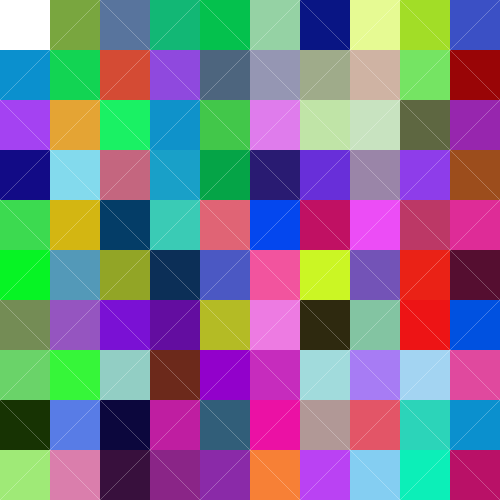
Frame 1 (no input)
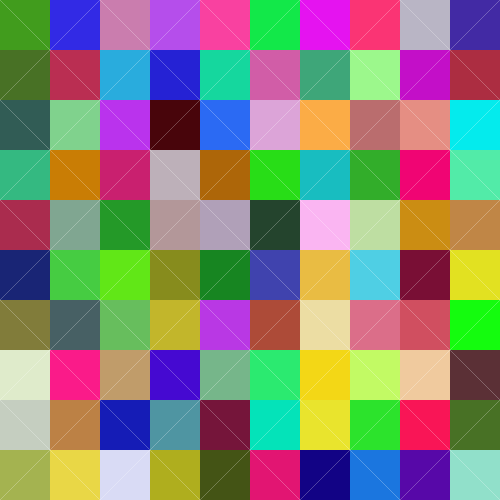
Frame 60 (the mouse pressed at the canvas centre just before this capture)
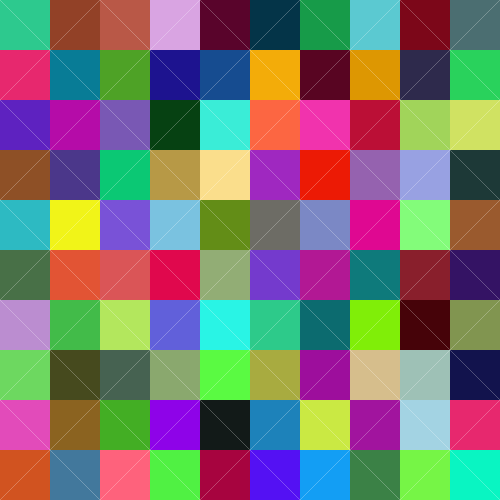
Frame 120 (the mouse held since frame 60 and released just before this capture)

The Processing sketch that drew these frames (run headless with seeded random() and noise(); from frame 60 on, the mouse is pressed at the canvas centre):

// Processing sketch: processing_29472
// ── processing_29472.pde

int Spacing = 50;
int x = 0;
int y = 0;

 
void setup() {
  size(500,500);

}
 
 
void draw() {
  background(255);
  noStroke();
 
  for(int x=0; x<500;x=x+100) {
  
     
    for (int y=0 ;y<500;y=y+100) {
        triangle(x, y, x, y+Spacing, x+Spacing, y+Spacing);
     triangle(x, y, x+Spacing, y, x+Spacing, y+Spacing);
     frameRate(5);
      int r = int(random(0,255));
    int g = int(random(0,255));
    int b = int(random(0,255));
     fill(r,g,b);
    }
  }
 for(int x=0;x<500;x=x+100) {
    for (int y=0;y<500;y=y+100) {
   triangle(x+50, y+50,x+50, y+Spacing+50,x+Spacing+50, y+Spacing+50);
      triangle(x+50, y+50, x+Spacing+50, y+50, x+Spacing+50, y+Spacing+50);
      
       int r = int(random(0,255));
    int g = int(random(0,255));
    int b = int(random(0,255));
     fill(r,g,b);
    }
  }
 
  for(int x=0;x<500;x=x+100) {
    for (int y=0;y<500;y=y+100) {
 int r = int(random(0,255));
    int g = int(random(0,255));
    int b = int(random(0,255));
     fill(r,g,b);
     
      triangle(x+50, y+Spacing, x+Spacing+50, y+Spacing,x+Spacing+50, y);
      triangle(x+50, y+Spacing, x+50, y,x+Spacing+50, y);
    
    }
  }
 
 
  for(int x=0;x<500;x=x+100) {
    for (int y=0;y<500;y=y+100) { 
     
      triangle(x, y+Spacing+50, x+Spacing, y+Spacing+50, x+Spacing, y+50);
     triangle(x, y+Spacing+50, x, y+50, x+Spacing, y+50);
 
       int r = int(random(0,255));
    int g = int(random(0,255));
    int b = int(random(0,255));
     fill(r,g,b);
    }
  }
}
